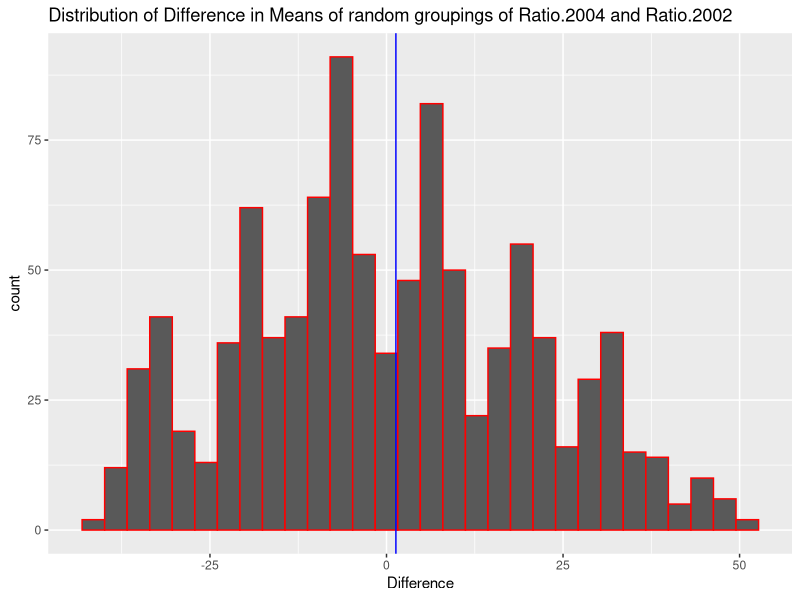
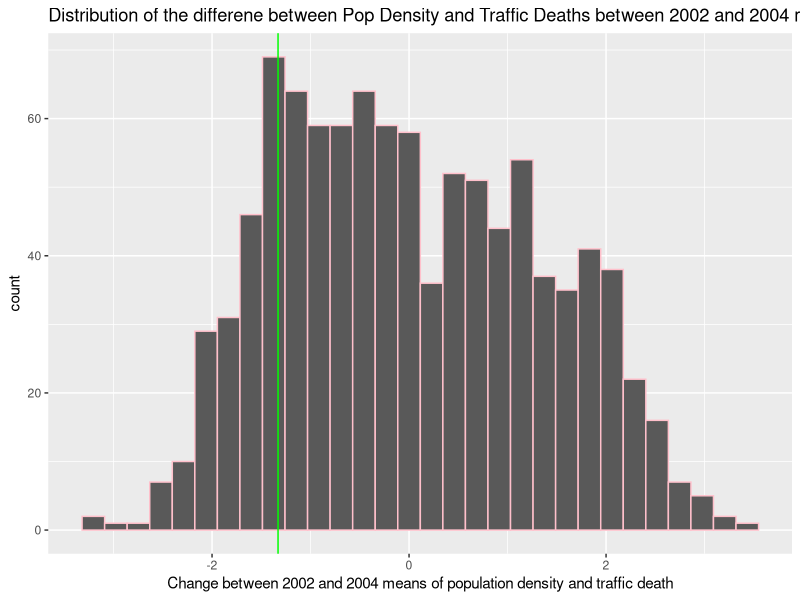

Generate these figures, in order, with R:
## ---- chunk 1
knitr::opts_chunk$set(echo = FALSE, warning = FALSE, message = FALSE)
## ---- chunk 2
library(tidyverse)
trafficData <- read_csv("TrafficDeathsPer1000.csv")%>%
  rename(Country = "Traffic mortality per 100,000, age adjusted")
populationDensity <- read_csv("PopulationDensity.csv")%>%
  rename(Country = "Population density (per square km)")

trafficDataReal <- trafficData %>%
  select(Country,`2002`,`2004`)
trafficDataReal$`2002` <- as.numeric(trafficDataReal$`2002`)
trafficDataReal$`2004` <- as.numeric(trafficDataReal$`2004`)

populationDensityReal <- populationDensity %>%
  select(Country,`2002`,`2004`)
populationDensityReal$`2002` <- as.numeric(populationDensityReal$`2002`)
populationDensityReal$`2004` <- as.numeric(populationDensityReal$`2004`)


mergedData <- trafficDataReal %>%
  inner_join(populationDensityReal, by = "Country", suffix = c(".trafficDeath",".popDensity"))

mergedDataReal <- na.omit(mergedData)
## ---- chunk 3

trafficDataAdam <- na.omit(trafficDataReal) %>%
  select(`2002`,`2004`)
  
as_tibble(trafficDataAdam)%>%
  map_dbl(mean)
## ---- chunk 4
mergedDataAdam <- mergedDataReal %>%
  select(2:5)

myColSummary <- function(df,myFun){
  myOut <- vector("double", length(df))
  for(i in seq(df)){
    myOut[i] <- myFun(df[[i]])
  }
  return(myOut)
}
myColSummary(mergedDataAdam,mean)
myColSummary(mergedDataAdam,sd)

## ---- chunk 5
AdamData <- mergedDataReal %>%
  mutate(Ratio.2002 = `2002.popDensity` / `2002.trafficDeath`, 
         Ratio.2004 = `2004.popDensity` / `2004.trafficDeath`)
#higher the ratio, lower the traffic deaths relative to population density

mean2002 <- AdamData %>%
  select(Ratio.2002)%>%
  summarise(mean = mean(Ratio.2002))
mean2004 <- AdamData %>%
  select(Ratio.2004)%>%
  summarise(mean = mean(Ratio.2004))

differenceActual = mean2004 - mean2002

testData <- AdamData %>%
  select(Ratio.2002, Ratio.2004)

combined <- c(testData$Ratio.2002, testData$Ratio.2004)

permutationAdam <- function(perms = 1000, values, n1)
{
  outputMean <- vector("double", perms)
  for (i in c(1:perms))
  {
    # Randomly separate vector "values" into disjoint 
    # groups of size "n1" and "length(values) - n1" respectively
    
    vector1 <- sample(values, n1)
    vector2 <- setdiff(values, vector1)

    # Compute the sample means for the two groups from 
    firstMean <- mean(vector1)
    secondMean <- mean(vector2)
    
    # Compute the difference in sample means
    meanDifference <- firstMean - secondMean
    
    outputMean[i] <- meanDifference
  }
  # Return new updated vector, created in step 1
  return(outputMean)
}

resultAdam <- permutationAdam(1000,combined,150)

ggplot()+
  geom_histogram(aes(x=resultAdam), col = "red")+
  geom_vline(xintercept = 1.33, col = "blue")+
  labs(title="Distribution of Difference in Means of random groupings of Ratio.2004 and Ratio.2002")+
  xlab("Difference")

percentileData <- sum(resultAdam<1.33)/1000
percentileData
## ---- chunk 6

TrafficRichard <- na.omit(trafficDataReal) %>%
  select(`2002`,`2004`)

as_tibble(TrafficRichard)%>%
  map_dbl(median)
## ---- chunk 7
mergedRichardData <- mergedDataReal %>%
  select(2:5)

myColSummary <- function(df,myFun){
  myOut <- vector("double", length(df))
  for(i in seq(df)){
    myOut[i] <- myFun(df[[i]])
  }
  return(myOut)
}
myColSummary(mergedRichardData,median)
myColSummary(mergedRichardData,sd)

## ---- chunk 8

## ---- chunk 9
trafficErin <- na.omit(trafficDataReal) %>%
  select(`2002`,`2004`)

as_tibble(trafficErin)%>%
  map_dbl(mean)
## ---- chunk 10
mergedErin <- mergedDataReal %>%
  select(2:5)

myColSummary <- function(df,myFun){
  myOut <- vector("double", length(df))
  for(i in seq(df)){
    myOut[i] <- myFun(df[[i]])
  }
  return(myOut)
}
myColSummary(mergedErin,mean)
myColSummary(mergedErin,sd)

## ---- chunk 11
ErinData <- mergedDataReal %>%
  mutate(Ratio.diffTraff = `2004.trafficDeath` - `2002.trafficDeath`, Ratio.diffPop = `2004.popDensity` - `2002.popDensity`)
#show if it will increase in pop density and traffic deaths between 2004 and 2002.

differenceTrafficDeath <- ErinData %>%
  select(Ratio.diffTraff)%>%
  summarise(mean = mean(Ratio.diffTraff))
differencePopDensity <- ErinData %>%
  select(Ratio.diffPop)%>%
  summarise(mean = mean(Ratio.diffPop))

differenceActual = differenceTrafficDeath - differencePopDensity
differenceActual

testDataErin <- ErinData %>%
  select(Ratio.diffTraff, Ratio.diffPop)

combinedErin <- c(testDataErin$Ratio.diffTraff, testDataErin$Ratio.diffPop)

permutationErin <- function(perms = 1000, values, n1)
{
  outputMean <- vector("double", perms)
  for (i in c(1:perms))
  {
    # Randomly separate vector "values" into disjoint 
    # groups of size "n1" and "length(values) - n1" respectively
    
    vector1 <- sample(values, n1)
    vector2 <- setdiff(values, vector1)

    # Compute the sample means for the two groups from 
    firstMean <- mean(vector1)
    secondMean <- mean(vector2)
    
    # Compute the difference in sample means
    meanDifference <- firstMean - secondMean
    
    outputMean[i] <- meanDifference
  }
  # Return new updated vector, created in step 1
  return(outputMean)
}

resultErin <- permutationErin(1000,combinedErin,150)

ggplot()+
  geom_histogram(aes(x=resultErin), col = "pink")+
  geom_vline(xintercept = -1.33, col = "green")+
  labs(title="Distribution of the differene between Pop Density and Traffic Deaths between 2002 and 2004 means")+
  xlab("Change between 2002 and 2004 means of population density and traffic death")

percentileDataErin <- sum(resultErin < -1.33)/1000
percentileDataErin
## ---- chunk 12

jazz_traffic <- na.omit(trafficDataReal)%>%
  select('2002','2004')

jazz_new <- jazz_traffic%>%
  map_dbl(max)
jazz_new/5

## ---- chunk 13
merged_jazz <- mergedDataReal %>%
  select(2:5)

myCol_jazz <- function(data, real_funct) {
  
  output <- vector("double", length(data))
  
  for(i in seq.int(data)){
    
    output[i] <- (real_funct(data[[i]])/5)
    
  }
  
  return(output)
  
}

myCol_jazz(merged_jazz,max)
myCol_jazz(merged_jazz,median)



## ---- chunk 14

jazz1 <- mergedDataReal%>%
  filter(`2002.trafficDeath`> 3, `2004.trafficDeath` > 3) 

Jazz_data <- jazz1 %>%
  mutate(Ratio1.2002 = `2002.trafficDeath` / `2002.popDensity`, 
         Ratio1.2004 = `2004.trafficDeath` / `2004.popDensity`)

#higher the ratio, the higher percentage of greater than 3 traffic deaths relative to the population density per 20,000 people

max2002 <- Jazz_data %>%
  select(Ratio1.2002)%>%
  summarise(max_ = max(Ratio1.2002))
max2004 <- Jazz_data %>%
  select(Ratio1.2004)%>%
  summarise(max_1 = max(Ratio1.2004))

difference = max2004 - max2002

testing <- Jazz_data %>%
  select(Ratio1.2002, Ratio1.2004)

combined_data <- c(testing$Ratio1.2002, testing$Ratio1.2004)
combined_data
Jazz_perm <- function(perms = 1000, values, n1)
{
  outputMax <- vector("double", perms)
  for (i in c(1:perms))
  {
    # Randomly separate vector "values" into disjoint 
    # groups of size "n1" and "length(values) - n1" respectively
    
    vector1 <- sample(values, n1)
    vector2 <- setdiff(values, vector1)

    # Compute the sample medians for the two groups from 
    firstMax <- max(vector1)
    secondMax <- max(vector2)
    
    # Compute the difference in sample medians
    maxDifference <- firstMax - secondMax
    
    outputMax[i] <- maxDifference
  }
  # Return new updated vector, created in step 1
  return(outputMax)
}

results <- Jazz_perm(1000,combined_data,100)
results
